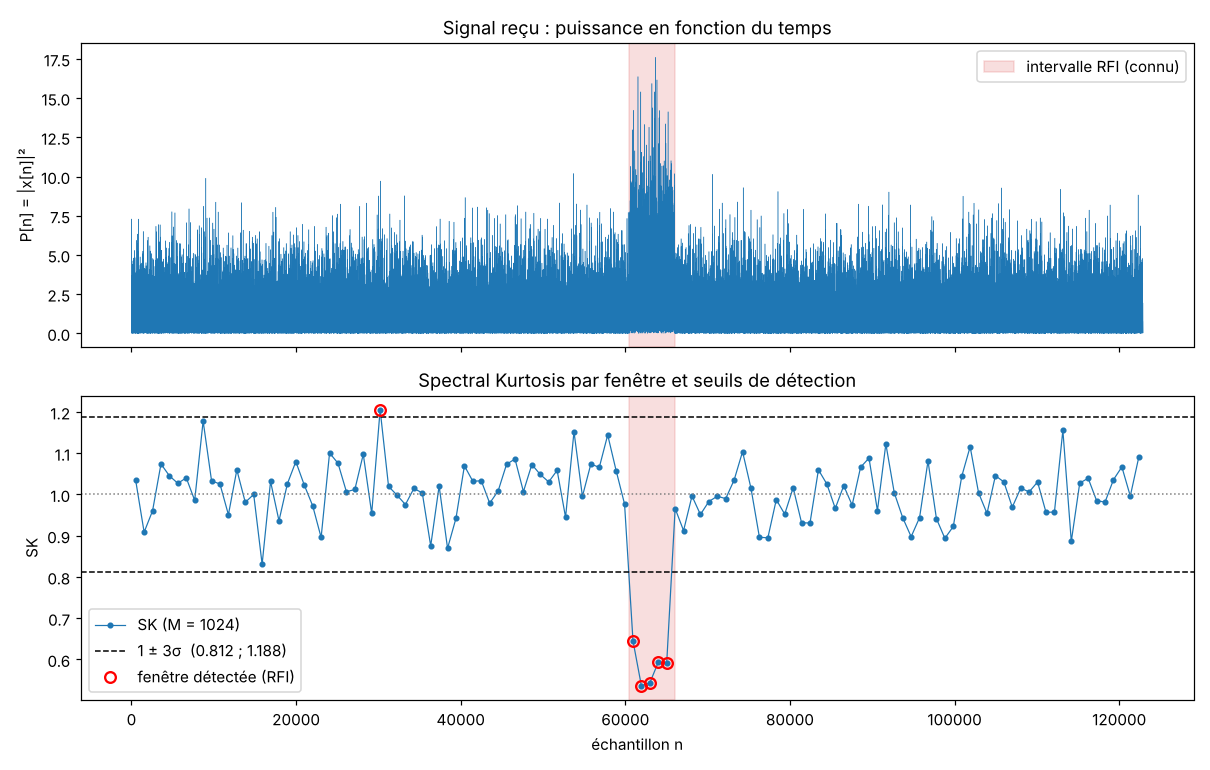

Recreate this plot in Python.
"""
Clear Sky - Détecteur Spectral Kurtosis (SK), version minimale.

Un seul canal, bruit blanc gaussien complexe, une RFI sinusoïdale pendant un
intervalle connu, SK calculée sur des fenêtres successives de M = 1024 échantillons.
"""
import numpy as np
import matplotlib

matplotlib.use("Agg")
import matplotlib.pyplot as plt

rng = np.random.default_rng(1)

M = 1024          # taille d'une fenêtre
N_FEN = 120       # nombre de fenêtres
N = M * N_FEN     # nombre total d'échantillons
SIGMA2 = 1.0      # puissance du bruit
INR_DB = 3.0      # rapport interférence/bruit
DEBUT, FIN = 60_500, 66_000   # intervalle de la RFI (en échantillons)

# 1) Bruit blanc gaussien complexe : x = I + jQ, E|x|^2 = SIGMA2
x = (rng.normal(0, np.sqrt(SIGMA2 / 2), N)
     + 1j * rng.normal(0, np.sqrt(SIGMA2 / 2), N))

# 2) RFI : onde sinusoïdale (fréquence normalisée 0.1) pendant [DEBUT, FIN)
amp = np.sqrt(10 ** (INR_DB / 10) * SIGMA2)
n = np.arange(DEBUT, FIN)
x[DEBUT:FIN] += amp * np.exp(1j * (2 * np.pi * 0.1 * n + rng.uniform(0, 2 * np.pi)))

# 3) Puissance instantanée, puis SK sur chaque fenêtre de M échantillons
P = np.abs(x) ** 2


def spectral_kurtosis(p):
    """SK = (M+1)/(M-1) * (M*S2/S1^2 - 1), S1 = somme(P), S2 = somme(P^2)."""
    m = len(p)
    s1, s2 = p.sum(), (p ** 2).sum()
    return (m + 1) / (m - 1) * (m * s2 / s1 ** 2 - 1)


SK = np.array([spectral_kurtosis(P[k * M:(k + 1) * M]) for k in range(N_FEN)])

# 4) Seuils à 3 sigma autour de 1 : sigma_SK ~ 2/sqrt(M)  (grand M, bruit gaussien)
sigma_sk = 2 / np.sqrt(M)
seuil_bas, seuil_haut = 1 - 3 * sigma_sk, 1 + 3 * sigma_sk
detecte = (SK < seuil_bas) | (SK > seuil_haut)

# Fenêtres contenant (au moins en partie) de la RFI : vérité terrain
fen_rfi = np.array([(k * M < FIN) and ((k + 1) * M > DEBUT) for k in range(N_FEN)])
print(f"Seuils : [{seuil_bas:.3f} ; {seuil_haut:.3f}]  (sigma_SK = {sigma_sk:.4f})")
print(f"Fenêtres avec RFI : {fen_rfi.sum()}  -> détectées : {(detecte & fen_rfi).sum()}")
print(f"Fenêtres sans RFI : {(~fen_rfi).sum()}  -> fausses alarmes : {(detecte & ~fen_rfi).sum()}")

# 5) Deux graphiques
t_fen = (np.arange(N_FEN) + 0.5) * M   # centre de chaque fenêtre
fig, ax = plt.subplots(2, 1, figsize=(11, 7), sharex=True)

ax[0].plot(P, lw=0.3, color="tab:blue", rasterized=True)
ax[0].axvspan(DEBUT, FIN, color="tab:red", alpha=0.15, label="intervalle RFI (connu)")
ax[0].set_ylabel("P[n] = |x[n]|²")
ax[0].set_title("Signal reçu : puissance en fonction du temps")
ax[0].legend(loc="upper right")

ax[1].plot(t_fen, SK, "o-", ms=3, lw=0.8, color="tab:blue", label="SK (M = 1024)")
ax[1].axhline(1, color="gray", ls=":", lw=1)
ax[1].axhline(seuil_haut, color="k", ls="--", lw=1, label=f"1 ± 3σ  ({seuil_bas:.3f} ; {seuil_haut:.3f})")
ax[1].axhline(seuil_bas, color="k", ls="--", lw=1)
ax[1].axvspan(DEBUT, FIN, color="tab:red", alpha=0.15)
ax[1].plot(t_fen[detecte], SK[detecte], "o", ms=7, mfc="none", mec="red", mew=1.5,
           label="fenêtre détectée (RFI)")
ax[1].set_xlabel("échantillon n")
ax[1].set_ylabel("SK")
ax[1].set_title("Spectral Kurtosis par fenêtre et seuils de détection")
ax[1].legend(loc="lower left")

plt.tight_layout()
plt.savefig("/home/claude/separation-algorithms-/clear_sky/sk_simple.png", dpi=110)
